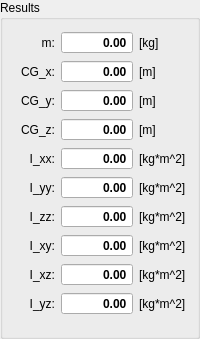
     <widget class="QGroupBox" name="groupBoxResults">
      <property name="sizePolicy">
       <sizepolicy hsizetype="Preferred" vsizetype="Preferred">
        <horstretch>1</horstretch>
        <verstretch>0</verstretch>
       </sizepolicy>
      </property>
      <property name="title">
       <string>Results</string>
      </property>
      <layout class="QGridLayout" name="gridLayout_4">
       <item row="4" column="1">
        <widget class="QDoubleSpinBox" name="spinBox_I_XX">
         <property name="font">
          <font>
           <weight>75</weight>
           <bold>true</bold>
          </font>
         </property>
         <property name="focusPolicy">
          <enum>Qt::NoFocus</enum>
         </property>
         <property name="alignment">
          <set>Qt::AlignRight|Qt::AlignTrailing|Qt::AlignVCenter</set>
         </property>
         <property name="readOnly">
          <bool>true</bool>
         </property>
         <property name="buttonSymbols">
          <enum>QAbstractSpinBox::NoButtons</enum>
         </property>
         <property name="decimals">
          <number>2</number>
         </property>
         <property name="minimum">
          <double>0.000000000000000</double>
         </property>
         <property name="maximum">
          <double>1000000.000000000000000</double>
         </property>
        </widget>
       </item>
       <item row="2" column="0">
        <widget class="QLabel" name="label_CG_Y">
         <property name="text">
          <string>CG_y:</string>
         </property>
         <property name="alignment">
          <set>Qt::AlignRight|Qt::AlignTrailing|Qt::AlignVCenter</set>
         </property>
        </widget>
       </item>
       <item row="9" column="0">
        <widget class="QLabel" name="label_I_YZ">
         <property name="text">
          <string>I_yz:</string>
         </property>
         <property name="alignment">
          <set>Qt::AlignRight|Qt::AlignTrailing|Qt::AlignVCenter</set>
         </property>
        </widget>
       </item>
       <item row="4" column="0">
        <widget class="QLabel" name="label_I_XX">
         <property name="text">
          <string>I_xx:</string>
         </property>
         <property name="alignment">
          <set>Qt::AlignRight|Qt::AlignTrailing|Qt::AlignVCenter</set>
         </property>
        </widget>
       </item>
       <item row="8" column="1">
        <widget class="QDoubleSpinBox" name="spinBox_I_XZ">
         <property name="font">
          <font>
           <weight>75</weight>
           <bold>true</bold>
          </font>
         </property>
         <property name="focusPolicy">
          <enum>Qt::NoFocus</enum>
         </property>
         <property name="alignment">
          <set>Qt::AlignRight|Qt::AlignTrailing|Qt::AlignVCenter</set>
         </property>
         <property name="readOnly">
          <bool>true</bool>
         </property>
         <property name="buttonSymbols">
          <enum>QAbstractSpinBox::NoButtons</enum>
         </property>
         <property name="decimals">
          <number>2</number>
         </property>
         <property name="minimum">
          <double>-1000000.000000000000000</double>
         </property>
         <property name="maximum">
          <double>1000000.000000000000000</double>
         </property>
        </widget>
       </item>
       <item row="9" column="1">
        <widget class="QDoubleSpinBox" name="spinBox_I_YZ">
         <property name="font">
          <font>
           <weight>75</weight>
           <bold>true</bold>
          </font>
         </property>
         <property name="focusPolicy">
          <enum>Qt::NoFocus</enum>
         </property>
         <property name="alignment">
          <set>Qt::AlignRight|Qt::AlignTrailing|Qt::AlignVCenter</set>
         </property>
         <property name="readOnly">
          <bool>true</bool>
         </property>
         <property name="buttonSymbols">
          <enum>QAbstractSpinBox::NoButtons</enum>
         </property>
         <property name="decimals">
          <number>2</number>
         </property>
         <property name="minimum">
          <double>-1000000.000000000000000</double>
         </property>
         <property name="maximum">
          <double>1000000.000000000000000</double>
         </property>
        </widget>
       </item>
       <item row="2" column="1">
        <widget class="QDoubleSpinBox" name="spinBox_CG_Y">
         <property name="font">
          <font>
           <weight>75</weight>
           <bold>true</bold>
          </font>
         </property>
         <property name="focusPolicy">
          <enum>Qt::NoFocus</enum>
         </property>
         <property name="alignment">
          <set>Qt::AlignRight|Qt::AlignTrailing|Qt::AlignVCenter</set>
         </property>
         <property name="readOnly">
          <bool>true</bool>
         </property>
         <property name="buttonSymbols">
          <enum>QAbstractSpinBox::NoButtons</enum>
         </property>
         <property name="decimals">
          <number>2</number>
         </property>
         <property name="minimum">
          <double>-99.989999999999995</double>
         </property>
        </widget>
       </item>
       <item row="7" column="0">
        <widget class="QLabel" name="label_I_XY">
         <property name="text">
          <string>I_xy:</string>
         </property>
         <property name="alignment">
          <set>Qt::AlignRight|Qt::AlignTrailing|Qt::AlignVCenter</set>
         </property>
        </widget>
       </item>
       <item row="8" column="0">
        <widget class="QLabel" name="label_I_XZ">
         <property name="text">
          <string>I_xz:</string>
         </property>
         <property name="alignment">
          <set>Qt::AlignRight|Qt::AlignTrailing|Qt::AlignVCenter</set>
         </property>
        </widget>
       </item>
       <item row="7" column="1">
        <widget class="QDoubleSpinBox" name="spinBox_I_XY">
         <property name="font">
          <font>
           <weight>75</weight>
           <bold>true</bold>
          </font>
         </property>
         <property name="focusPolicy">
          <enum>Qt::NoFocus</enum>
         </property>
         <property name="alignment">
          <set>Qt::AlignRight|Qt::AlignTrailing|Qt::AlignVCenter</set>
         </property>
         <property name="readOnly">
          <bool>true</bool>
         </property>
         <property name="buttonSymbols">
          <enum>QAbstractSpinBox::NoButtons</enum>
         </property>
         <property name="decimals">
          <number>2</number>
         </property>
         <property name="minimum">
          <double>-1000000.000000000000000</double>
         </property>
         <property name="maximum">
          <double>1000000.000000000000000</double>
         </property>
        </widget>
       </item>
       <item row="1" column="0">
        <widget class="QLabel" name="label_CG_X">
         <property name="text">
          <string>CG_x:</string>
         </property>
         <property name="alignment">
          <set>Qt::AlignRight|Qt::AlignTrailing|Qt::AlignVCenter</set>
         </property>
        </widget>
       </item>
       <item row="1" column="2">
        <widget class="QLabel" name="labelUnit_CG_X">
         <property name="text">
          <string>[m]</string>
         </property>
         <property name="alignment">
          <set>Qt::AlignLeading|Qt::AlignLeft|Qt::AlignVCenter</set>
         </property>
        </widget>
       </item>
       <item row="3" column="0">
        <widget class="QLabel" name="label_CG_Z">
         <property name="text">
          <string>CG_z:</string>
         </property>
         <property name="alignment">
          <set>Qt::AlignRight|Qt::AlignTrailing|Qt::AlignVCenter</set>
         </property>
        </widget>
       </item>
       <item row="8" column="2">
        <widget class="QLabel" name="labelUnit_I_XZ">
         <property name="text">
          <string>[kg*m^2]</string>
         </property>
         <property name="alignment">
          <set>Qt::AlignLeading|Qt::AlignLeft|Qt::AlignVCenter</set>
         </property>
        </widget>
       </item>
       <item row="2" column="2">
        <widget class="QLabel" name="labelUnit_CG_Y">
         <property name="text">
          <string>[m]</string>
         </property>
         <property name="alignment">
          <set>Qt::AlignLeading|Qt::AlignLeft|Qt::AlignVCenter</set>
         </property>
        </widget>
       </item>
       <item row="6" column="1">
        <widget class="QDoubleSpinBox" name="spinBox_I_ZZ">
         <property name="font">
          <font>
           <weight>75</weight>
           <bold>true</bold>
          </font>
         </property>
         <property name="focusPolicy">
          <enum>Qt::NoFocus</enum>
         </property>
         <property name="alignment">
          <set>Qt::AlignRight|Qt::AlignTrailing|Qt::AlignVCenter</set>
         </property>
         <property name="readOnly">
          <bool>true</bool>
         </property>
         <property name="buttonSymbols">
          <enum>QAbstractSpinBox::NoButtons</enum>
         </property>
         <property name="decimals">
          <number>2</number>
         </property>
         <property name="minimum">
          <double>0.000000000000000</double>
         </property>
         <property name="maximum">
          <double>1000000.000000000000000</double>
         </property>
        </widget>
       </item>
       <item row="3" column="2">
        <widget class="QLabel" name="labelUnit_CG_Z">
         <property name="text">
          <string>[m]</string>
         </property>
         <property name="alignment">
          <set>Qt::AlignLeading|Qt::AlignLeft|Qt::AlignVCenter</set>
         </property>
        </widget>
       </item>
       <item row="1" column="1">
        <widget class="QDoubleSpinBox" name="spinBox_CG_X">
         <property name="font">
          <font>
           <weight>75</weight>
           <bold>true</bold>
          </font>
         </property>
         <property name="focusPolicy">
          <enum>Qt::NoFocus</enum>
         </property>
         <property name="alignment">
          <set>Qt::AlignRight|Qt::AlignTrailing|Qt::AlignVCenter</set>
         </property>
         <property name="readOnly">
          <bool>true</bool>
         </property>
         <property name="buttonSymbols">
          <enum>QAbstractSpinBox::NoButtons</enum>
         </property>
         <property name="decimals">
          <number>2</number>
         </property>
         <property name="minimum">
          <double>-99.989999999999995</double>
         </property>
        </widget>
       </item>
       <item row="5" column="2">
        <widget class="QLabel" name="labelUnit_I_YY">
         <property name="text">
          <string>[kg*m^2]</string>
         </property>
         <property name="alignment">
          <set>Qt::AlignLeading|Qt::AlignLeft|Qt::AlignVCenter</set>
         </property>
        </widget>
       </item>
       <item row="5" column="0">
        <widget class="QLabel" name="label_I_YY">
         <property name="text">
          <string>I_yy:</string>
         </property>
         <property name="alignment">
          <set>Qt::AlignRight|Qt::AlignTrailing|Qt::AlignVCenter</set>
         </property>
        </widget>
       </item>
       <item row="6" column="2">
        <widget class="QLabel" name="labelUnit_I_ZZ">
         <property name="text">
          <string>[kg*m^2]</string>
         </property>
         <property name="alignment">
          <set>Qt::AlignLeading|Qt::AlignLeft|Qt::AlignVCenter</set>
         </property>
        </widget>
       </item>
       <item row="10" column="1">
        <spacer name="verticalSpacer_Results">
         <property name="orientation">
          <enum>Qt::Vertical</enum>
         </property>
         <property name="sizeHint" stdset="0">
          <size>
           <width>20</width>
           <height>10</height>
          </size>
         </property>
        </spacer>
       </item>
       <item row="6" column="0">
        <widget class="QLabel" name="label_I_ZZ">
         <property name="text">
          <string>I_zz:</string>
         </property>
         <property name="alignment">
          <set>Qt::AlignRight|Qt::AlignTrailing|Qt::AlignVCenter</set>
         </property>
        </widget>
       </item>
       <item row="7" column="2">
        <widget class="QLabel" name="labelUnit_I_XY">
         <property name="text">
          <string>[kg*m^2]</string>
         </property>
         <property name="alignment">
          <set>Qt::AlignLeading|Qt::AlignLeft|Qt::AlignVCenter</set>
         </property>
        </widget>
       </item>
       <item row="3" column="1">
        <widget class="QDoubleSpinBox" name="spinBox_CG_Z">
         <property name="font">
          <font>
           <weight>75</weight>
           <bold>true</bold>
          </font>
         </property>
         <property name="focusPolicy">
          <enum>Qt::NoFocus</enum>
         </property>
         <property name="alignment">
          <set>Qt::AlignRight|Qt::AlignTrailing|Qt::AlignVCenter</set>
         </property>
         <property name="readOnly">
          <bool>true</bool>
         </property>
         <property name="buttonSymbols">
          <enum>QAbstractSpinBox::NoButtons</enum>
         </property>
         <property name="decimals">
          <number>2</number>
         </property>
         <property name="minimum">
          <double>-99.989999999999995</double>
         </property>
        </widget>
       </item>
       <item row="9" column="2">
        <widget class="QLabel" name="labelUnit_I_YZ">
         <property name="text">
          <string>[kg*m^2]</string>
         </property>
         <property name="alignment">
          <set>Qt::AlignLeading|Qt::AlignLeft|Qt::AlignVCenter</set>
         </property>
        </widget>
       </item>
       <item row="5" column="1">
        <widget class="QDoubleSpinBox" name="spinBox_I_YY">
         <property name="font">
          <font>
           <weight>75</weight>
           <bold>true</bold>
          </font>
         </property>
         <property name="focusPolicy">
          <enum>Qt::NoFocus</enum>
         </property>
         <property name="alignment">
          <set>Qt::AlignRight|Qt::AlignTrailing|Qt::AlignVCenter</set>
         </property>
         <property name="readOnly">
          <bool>true</bool>
         </property>
         <property name="buttonSymbols">
          <enum>QAbstractSpinBox::NoButtons</enum>
         </property>
         <property name="decimals">
          <number>2</number>
         </property>
         <property name="minimum">
          <double>0.000000000000000</double>
         </property>
         <property name="maximum">
          <double>1000000.000000000000000</double>
         </property>
        </widget>
       </item>
       <item row="4" column="2">
        <widget class="QLabel" name="labelUnit_I_XX">
         <property name="text">
          <string>[kg*m^2]</string>
         </property>
         <property name="alignment">
          <set>Qt::AlignLeading|Qt::AlignLeft|Qt::AlignVCenter</set>
         </property>
        </widget>
       </item>
       <item row="0" column="1">
        <widget class="QDoubleSpinBox" name="spinBox_M">
         <property name="font">
          <font>
           <weight>75</weight>
           <bold>true</bold>
          </font>
         </property>
         <property name="focusPolicy">
          <enum>Qt::NoFocus</enum>
         </property>
         <property name="alignment">
          <set>Qt::AlignRight|Qt::AlignTrailing|Qt::AlignVCenter</set>
         </property>
         <property name="readOnly">
          <bool>true</bool>
         </property>
         <property name="buttonSymbols">
          <enum>QAbstractSpinBox::NoButtons</enum>
         </property>
         <property name="decimals">
          <number>2</number>
         </property>
         <property name="maximum">
          <double>9999999.000000000000000</double>
         </property>
        </widget>
       </item>
       <item row="0" column="0">
        <widget class="QLabel" name="label_M">
         <property name="text">
          <string>m:</string>
         </property>
         <property name="alignment">
          <set>Qt::AlignRight|Qt::AlignTrailing|Qt::AlignVCenter</set>
         </property>
        </widget>
       </item>
       <item row="0" column="2">
        <widget class="QLabel" name="label_Unit_M">
         <property name="text">
          <string>[kg]</string>
         </property>
        </widget>
       </item>
      </layout>
     </widget>
